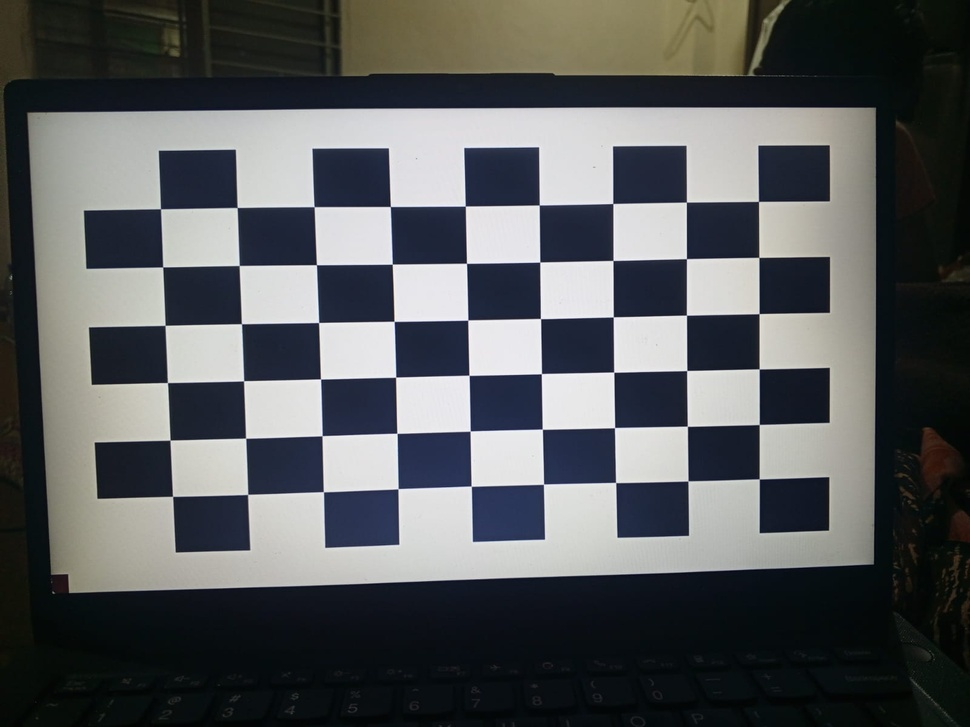
#> input picture calibration/images/calib_01.jpeg, 970 x 727 px, shrunk from 1600 x 1200 before the run
$ python estimate_square_mm_with_card.py --image ../calibration/images/calib_01.jpeg
#> lines starting #> are read from the running program, lines starting #| are printed output that depends on the picture; after the words box and inside, x2 and y2 are one past the last pixel; in counts of white or black regions, pixels touching at a corner belong together
"""Estimate checkerboard square size (mm) using an ATM/ID-1 card as the ruler.

Take ONE photo where:
  - the on-screen checkerboard is visible, AND
  - your ATM card (peeth OK) lies against the screen near the board
    so both are clear.

Usage:
  python scripts/estimate_square_mm_with_card.py --image path/to/photo.jpg
"""

from __future__ import annotations

import argparse
import json
from pathlib import Path

import cv2
import numpy as np

ROOT = Path(__file__).resolve().parents[1]
CARD_LONG_MM = 85.60  # ID-1 / ATM card long side


def main() -> None:
    parser = argparse.ArgumentParser()
    parser.add_argument("--image", type=Path, required=True)
    parser.add_argument("--corners-x", type=int, default=9)
    parser.add_argument("--corners-y", type=int, default=6)
    parser.add_argument(
        "--config",
        type=Path,
        default=ROOT / "calibration" / "board_config.json",
    )
    parser.add_argument("--update-config", action="store_true")
    args = parser.parse_args()

    img = cv2.imread(str(args.image))
#> img is the input picture: shape (727, 970, 3); mean B, G, R 91.3, 89.9, 87.4
    if img is None:
        raise SystemExit(f"Cannot read {args.image}")
    gray = cv2.cvtColor(img, cv2.COLOR_BGR2GRAY)
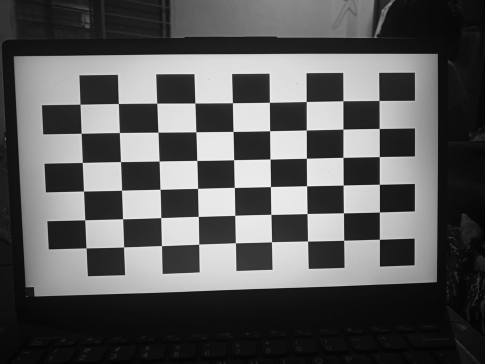
#> gray: shape (727, 970) (shown at 1/2 size); min 2, max 254, mean 89.3

    found, corners = cv2.findChessboardCorners(
        gray, (args.corners_x, args.corners_y), None
    )
#> found = True; corners = 54 rows, first 8: [759.2, 478.9], [688, 480.9], [615.7, 482.5], [543.5, 484.1], [471.2, 486.1], [398, 488.7], [323.4, 491.7], [247.7, 494.4]
    if not found:
        raise SystemExit(
            "Checkerboard corners not found. Retake: full board visible, less glare."
        )
    # average adjacent-corner distance in pixels (= one square)
    pts = corners.reshape(-1, 2)
#> pts = 54 pairs, first value 160.5 to 759.3, second value 201.4 to 496.3
    # reshape to grid
    grid = pts.reshape(args.corners_y, args.corners_x, 2)
    dists = []
    for y in range(args.corners_y):
        for x in range(args.corners_x - 1):
            dists.append(np.linalg.norm(grid[y, x + 1] - grid[y, x]))
#> after the loop, dists = 48 values, max 77.18 at index 38, min 71.3 at index 0, mean 74.1
    for y in range(args.corners_y - 1):
        for x in range(args.corners_x):
            dists.append(np.linalg.norm(grid[y + 1, x] - grid[y, x]))
#> after the loop, dists = 93 values, max 77.18 at index 38, min 54.43 at index 48, mean 65.52
    square_px = float(np.median(dists))
#> square_px = 71.99

    # Detect card as large light rectangle; use long side in pixels
    hsv = cv2.cvtColor(img, cv2.COLOR_BGR2HSV)
#> hsv: shape (727, 970, 3); mean H, S, V 76.6, 75.8, 95.9
    light = cv2.inRange(hsv, (0, 0, 140), (180, 90, 255))
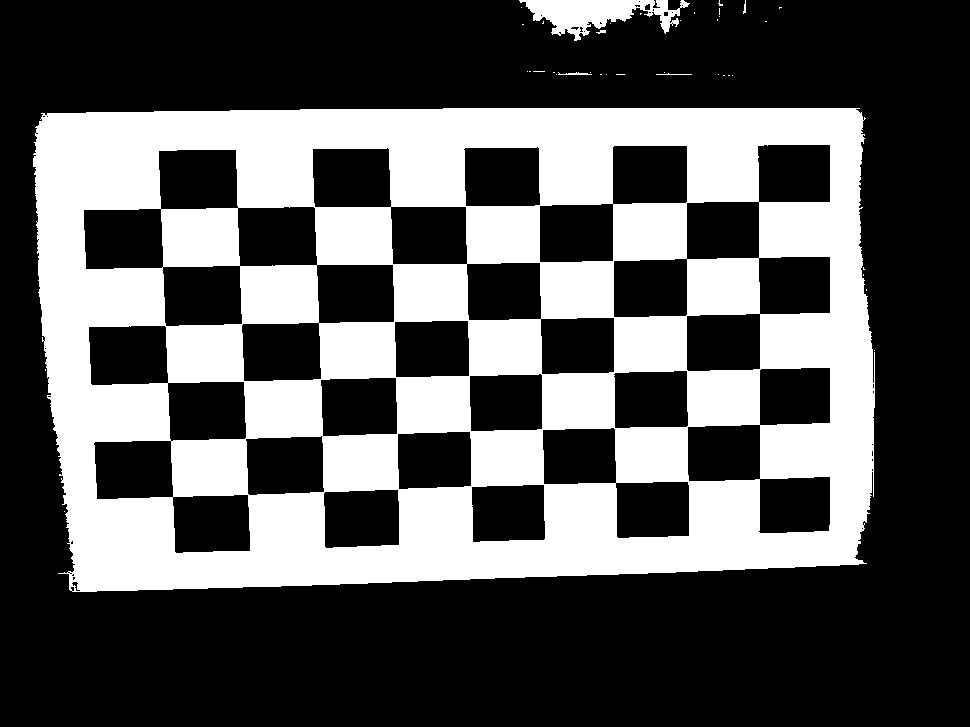
#> light: shape (727, 970); 34.5% white; 39 white regions (33 under 20 px), largest, box (x1, y1, x2, y2) and area: (33, 108, 875, 592) 239720, (519, 0, 690, 41) 3364, (558, 72, 592, 75) 59, (656, 73, 692, 75) 37, (743, 0, 746, 14) 25, (596, 30, 606, 34) 24
    light = cv2.morphologyEx(light, cv2.MORPH_CLOSE, np.ones((9, 9), np.uint8), iterations=2)
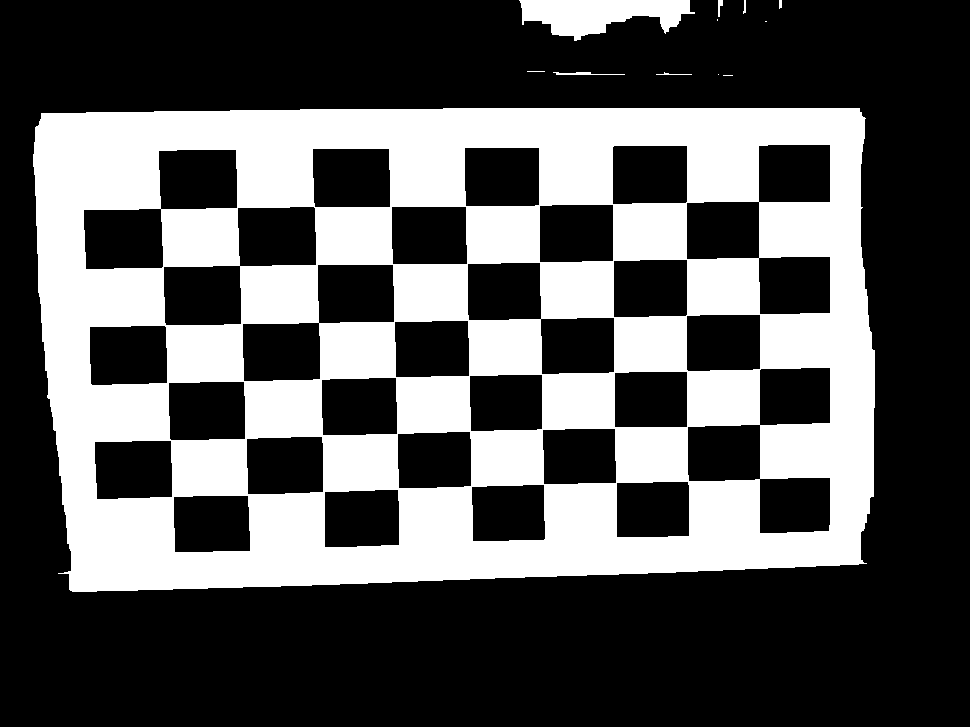
#> light: shape (727, 970); 34.8% white; 12 white regions (5 under 20 px)
    contours, _ = cv2.findContours(light, cv2.RETR_EXTERNAL, cv2.CHAIN_APPROX_SIMPLE)
#> contours = 12 contours, 8 with area under 20; largest, box (x1, y1, x2, y2) and area: (33, 108, 875, 592) 384207, (519, 0, 695, 41) 4128, (553, 72, 625, 75) 52, (718, 0, 723, 17) 32
    if not contours:
        raise SystemExit("Card not found. Place ATM card clearly next to the board.")
    card = max(contours, key=cv2.contourArea)
#> card = contour of 228 points, box (x1, y1, x2, y2) (33, 108, 875, 592), area 384207
    rect = cv2.minAreaRect(card)
#> rect = ((455.8, 341.2), (835.5, 479.5), -1.6)
    (cw, ch) = rect[1]
#> cw = 835.5; ch = 479.5
    card_long_px = float(max(cw, ch))
#> card_long_px = 835.5
    if card_long_px < 10:
        raise SystemExit("Card detection too small / failed.")

    square_mm = CARD_LONG_MM * (square_px / card_long_px)
#> square_mm = 7.38
    print(f"square_px={square_px:.2f}")
#| square_px=71.99
    print(f"card_long_px={card_long_px:.2f} (assumed {CARD_LONG_MM} mm)")
#| card_long_px=835.53 (assumed 85.6 mm)
    print(f"estimated square_size_mm={square_mm:.2f}")
#| estimated square_size_mm=7.38

    if args.update_config:
        cfg = json.loads(args.config.read_text(encoding="utf-8"))
        cfg["square_size_mm"] = round(square_mm, 2)
        cfg["notes"] = (
            f"Estimated via ATM card ({CARD_LONG_MM} mm) in {args.image.name}; "
            "not a printer PDF scale."
        )
        args.config.write_text(json.dumps(cfg, indent=2), encoding="utf-8")
        print(f"updated {args.config}")


if __name__ == "__main__":
    main()

$ run again, on calibration/images/calib_03.jpeg
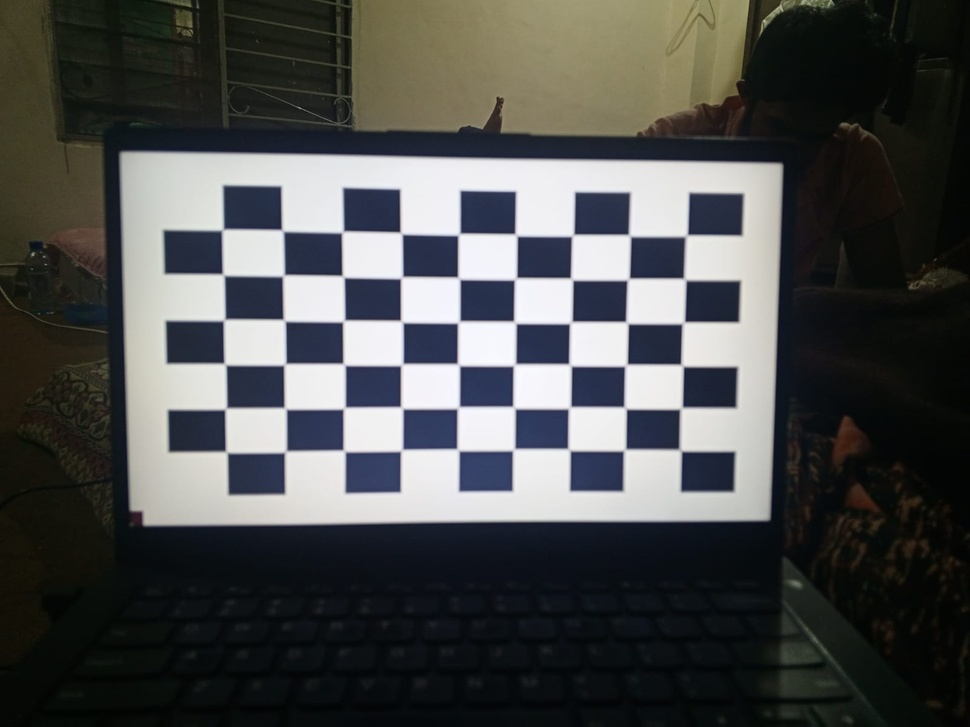
#> input picture calibration/images/calib_03.jpeg, 970 x 727 px, shrunk from 1600 x 1200 before the run
#> in main, img is the input picture: shape (727, 970, 3); mean B, G, R 76.7, 77.5, 76.2
#> in main, `gray = cv2.cvtColor(img, cv2.COLOR_BGR2GRAY)`:
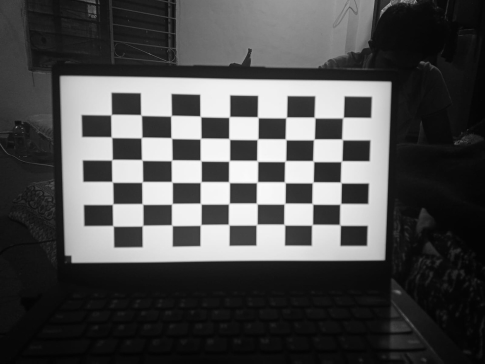
#> gray: shape (727, 970) (shown at 1/2 size); min 2, max 252, mean 77
#> found = True; corners = 54 rows, first 8: [680, 450], [622.6, 451.1], [567.4, 448], [515, 447.9], [456.4, 448.2], [403, 448.7], [345.8, 452.2], [283.9, 452.9]
#> pts = 54 pairs, first value 221.1 to 687.8, second value 230.7 to 452.9
#> after the loop in main, `for y in range(args.corners_y):`: dists = 48 values, max 62.73 at index 47, min 51.93 at index 18, mean 57.55
#> after the loop in main, `for y in range(args.corners_y - 1):`: dists = 93 values, max 62.73 at index 47, min 39.46 at index 68, mean 50.71
#> square_px = 51.98
#> hsv: shape (727, 970, 3); mean H, S, V 70.4, 77.2, 83.2
#> in main, `light = cv2.morphologyEx(light, cv2.MORPH_CLOSE, np.ones((9, 9), np.ui..`:
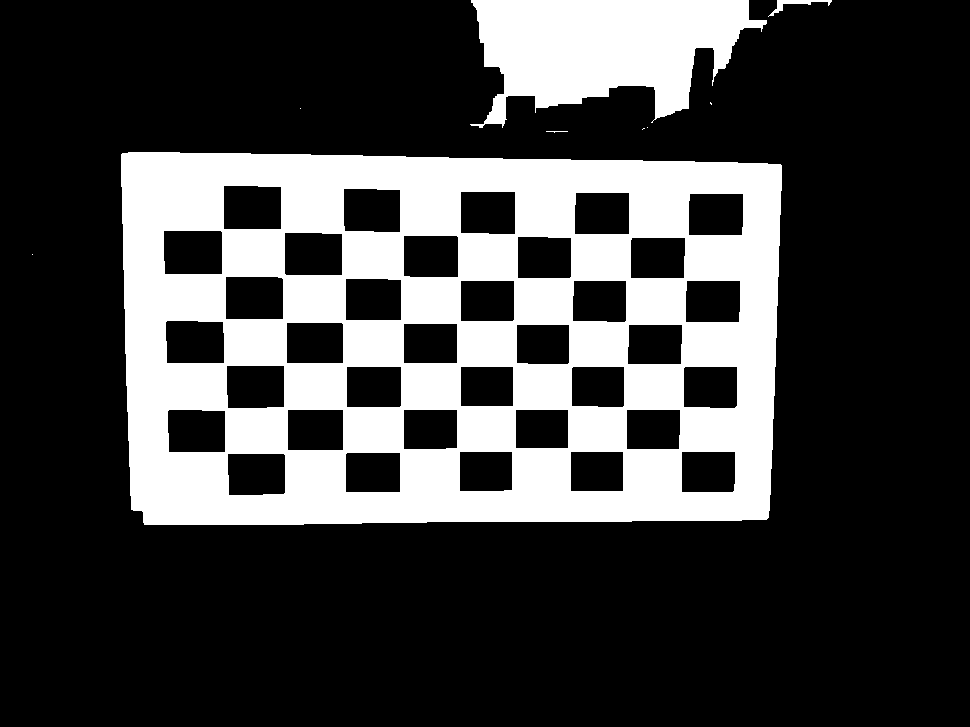
#> light: shape (727, 970); 26.3% white; 9 white regions (5 under 20 px)
#> contours = 9 contours, 6 with area under 20; largest, box (x1, y1, x2, y2) and area: (121, 152, 782, 525) 236628, (470, 0, 767, 128) 23386, (768, 0, 832, 17) 186
#> card = contour of 96 points, box (x1, y1, x2, y2) (121, 152, 782, 525), area 236628
#> rect = ((451, 338), (372, 660), -90)
#> cw = 372; ch = 660
#> square_mm = 6.74
#| square_px=51.98
#| card_long_px=660.00 (assumed 85.6 mm)
#| estimated square_size_mm=6.74

$ run again, on calibration/images/calib_04.jpeg
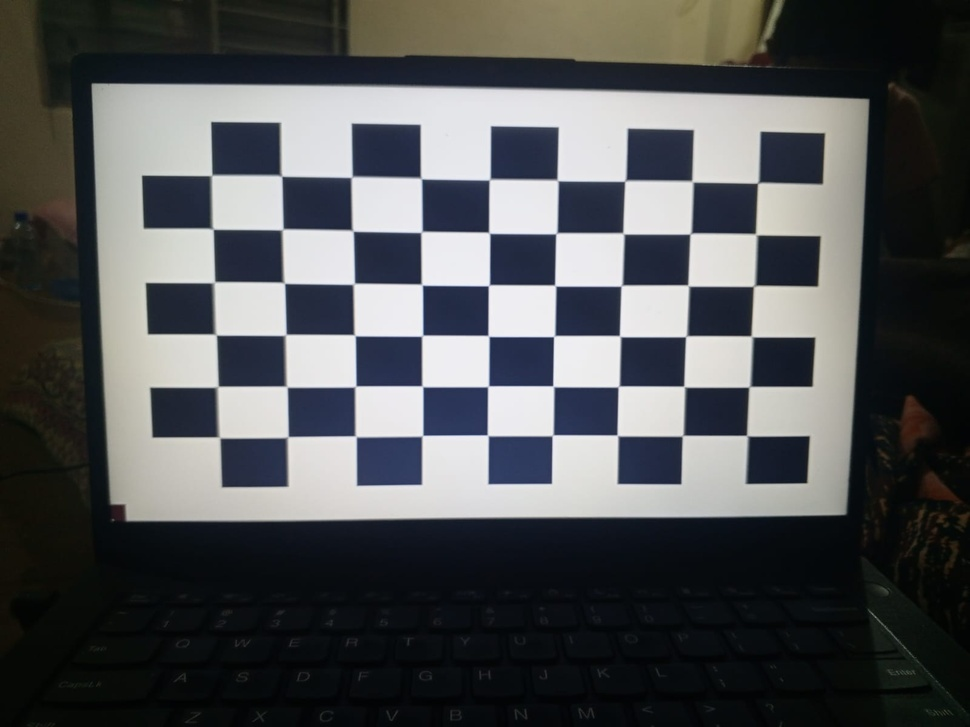
#> input picture calibration/images/calib_04.jpeg, 970 x 727 px, shrunk from 1600 x 1200 before the run
#> in main, img is the input picture: shape (727, 970, 3); mean B, G, R 85.2, 83.7, 81.8
#> in main, `gray = cv2.cvtColor(img, cv2.COLOR_BGR2GRAY)`:
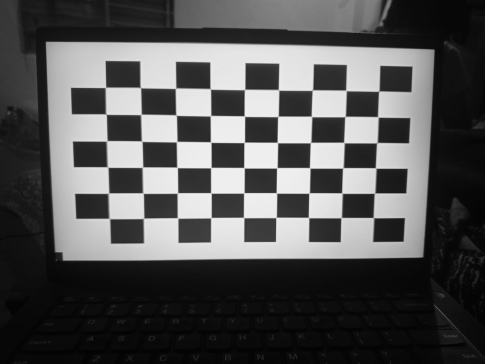
#> gray: shape (727, 970) (shown at 1/2 size); min 1, max 244, mean 83.3
#> found = True; corners = 54 rows, first 8: [746.3, 435.1], [681.7, 436.3], [616.8, 434.8], [552.3, 435.5], [487.3, 434.8], [422.9, 435.2], [355.9, 436.4], [288.5, 436.3]
#> pts = 54 pairs, first value 212 to 757.4, second value 175.1 to 438.2
#> after the loop in main, `for y in range(args.corners_y):`: dists = 48 values, max 70.56 at index 45, min 64.38 at index 4, mean 66.98
#> after the loop in main, `for y in range(args.corners_y - 1):`: dists = 93 values, max 70.56 at index 45, min 47.77 at index 50, mean 59.4
#> square_px = 64.38
#> hsv: shape (727, 970, 3); mean H, S, V 76.9, 73.7, 89.6
#> in main, `light = cv2.morphologyEx(light, cv2.MORPH_CLOSE, np.ones((9, 9), np.ui..`:
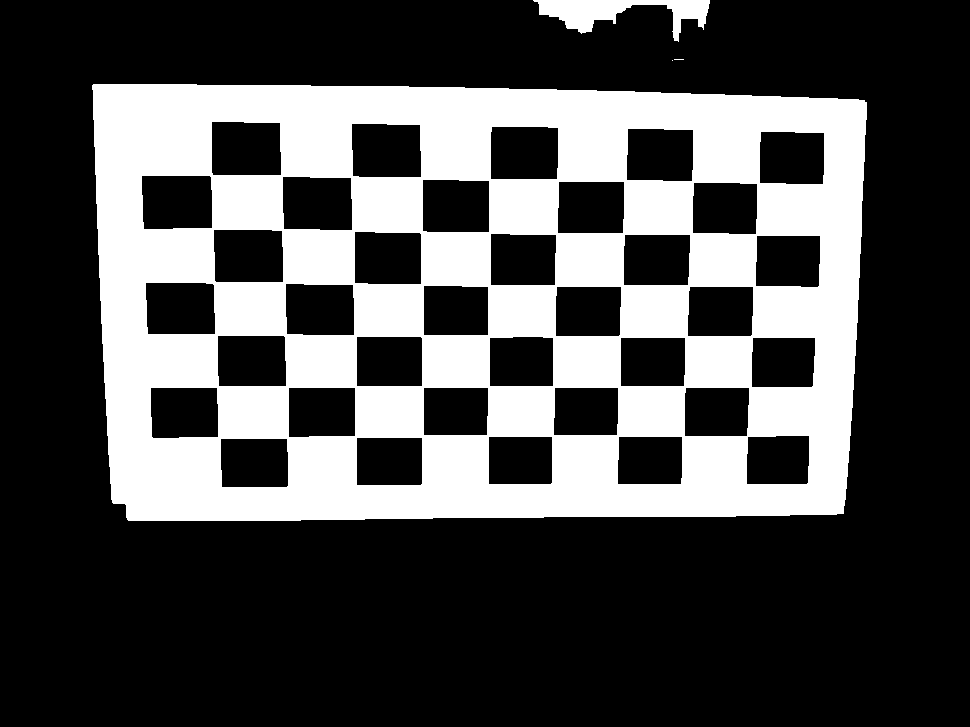
#> light: shape (727, 970); 30.4% white; 4 white regions (2 under 20 px)
#> contours = 4 contours, 2 with area under 20; largest, box (x1, y1, x2, y2) and area: (92, 84, 867, 521) 323044, (533, 0, 710, 42) 2836
#> card = contour of 147 points, box (x1, y1, x2, y2) (92, 84, 867, 521), area 323044
#> rect = ((479, 302), (436, 774), -90)
#> cw = 436; ch = 774
#> square_mm = 7.12
#| square_px=64.38
#| card_long_px=774.00 (assumed 85.6 mm)
#| estimated square_size_mm=7.12
